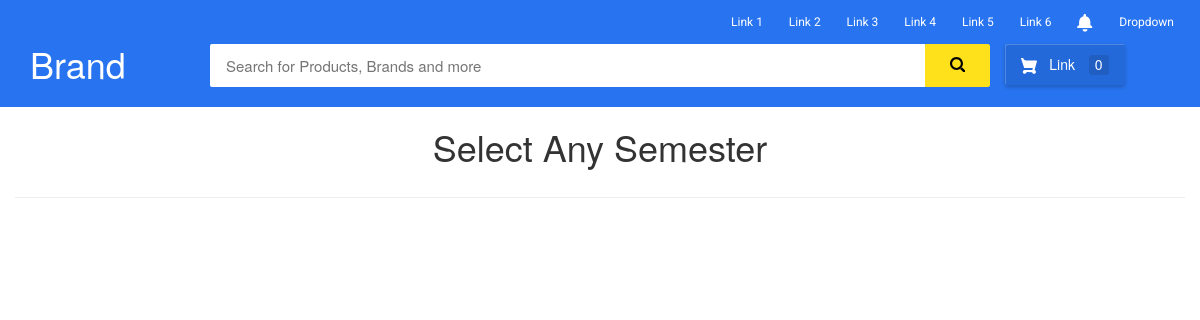
Page /bank/semester/1 on the earlier database version.
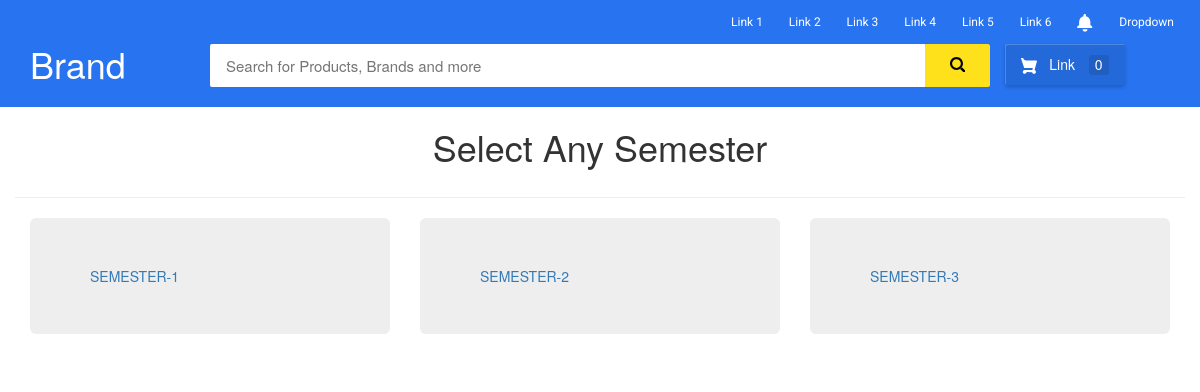
Same page on the later database version.
### bank/models.py (models this page shows, shortened)
class Semester(models.Model):
    semester_name = models.CharField(max_length=30)

### bank/views.py (the view)
def show_sem(request):
    semester_views = Semester.objects.all()
    return render(request, 'bank/semester.html', {'semester_views': semester_views})

### bank/templates/bank/semester.html (shortened to what this page needs)
{% extends "bank/base.html" %} {% block body %}
<div class="container">
    <center>
        <h1>Select Any Semester</h1></center>
    <div class="row">
        <hr> {% for sem in semester_views %}
        <div class="col-md-4">
            <div class="jumbotron">
                    <div>
                        <a href="/{{branch.id}}/{{sem.id}}">{{sem.semester_name}}</a>
                    </div>
            </div>
        </div>
        {% endfor %}
    </div>
</div>
{% endblock body %}

Differences in the rows shown:
added Semester: semester_name "SEMESTER-1"
added Semester: semester_name "SEMESTER-2"
added Semester: semester_name "SEMESTER-3"
